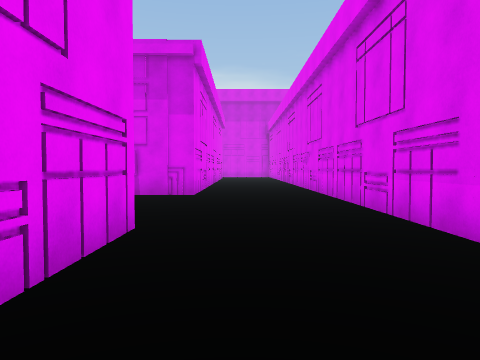
View 1 (above)

20 first-person views from a walk through a scene from a Unity 3-D project. The camera is 1.4 m above the floor, tilts 2° down and sees 70° across. The floor is counted in squares, 2 m on a side. Each view is taken from the middle of a square. On the plan, view 1 faces up. The plan holds only what a view shows up to about 11 squares ahead; the rest is blank. The place goes on beyond the plan. The player is left out.

View 2
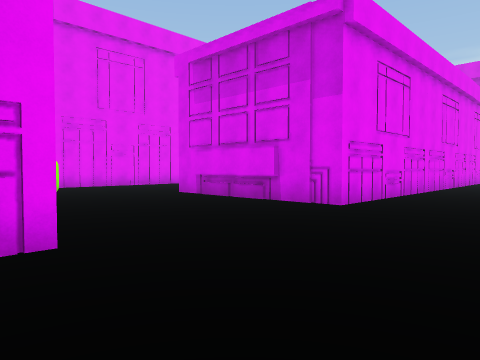

View 3
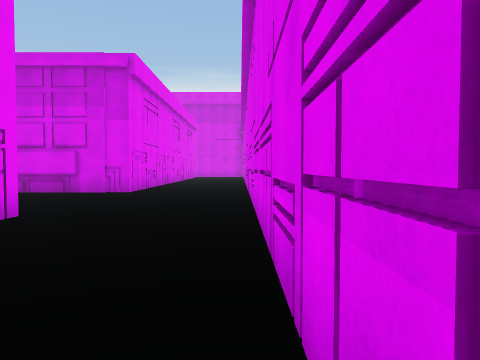

View 4
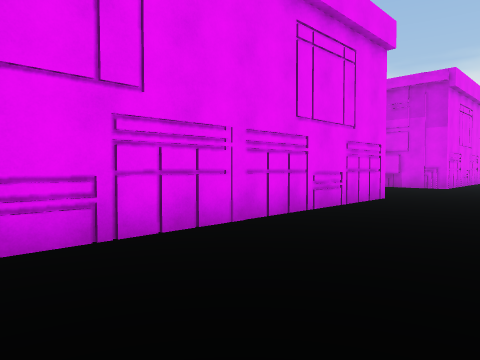

View 5
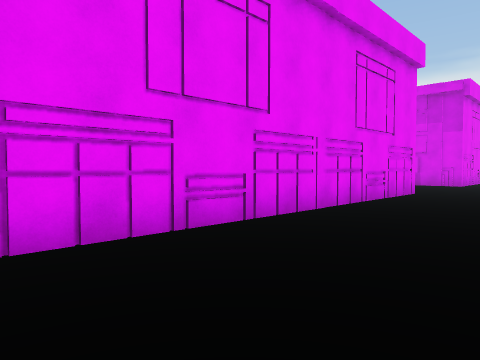

View 6
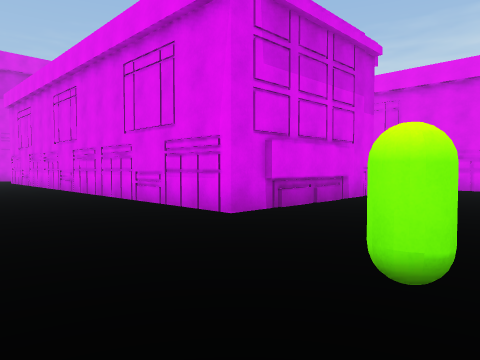

View 7
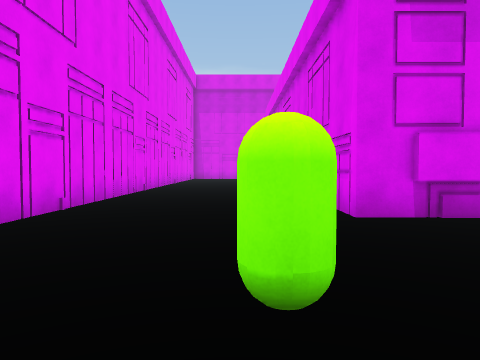

View 8
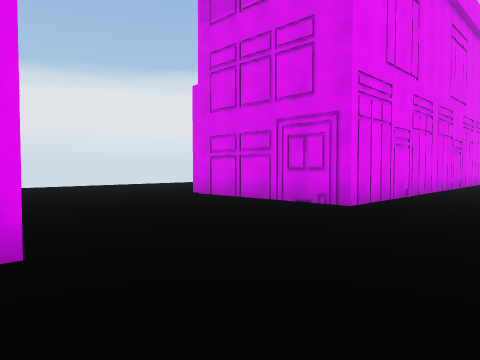

View 9
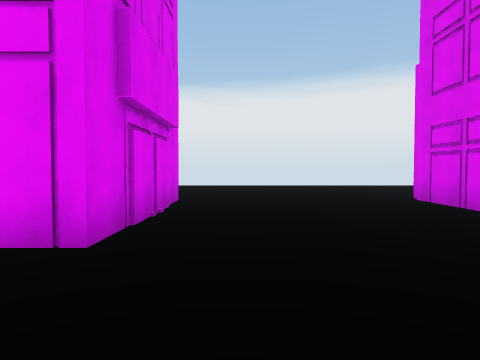

View 10
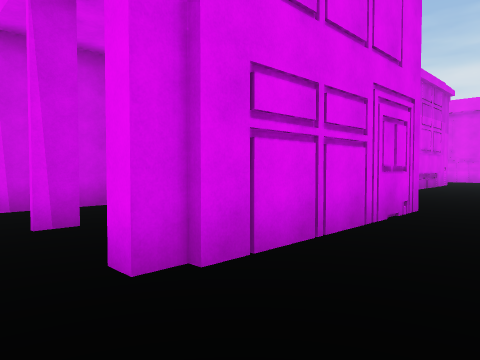

View 11
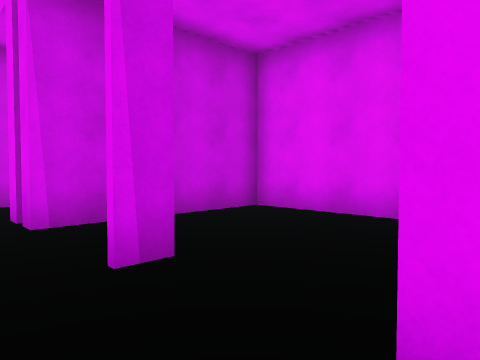

View 12
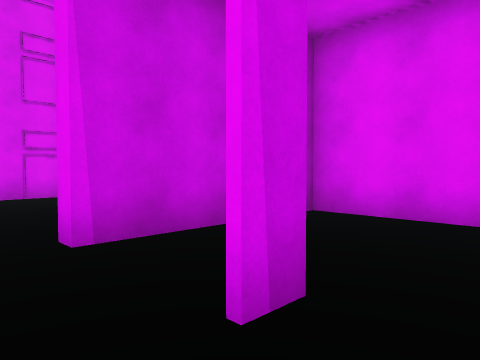

View 13
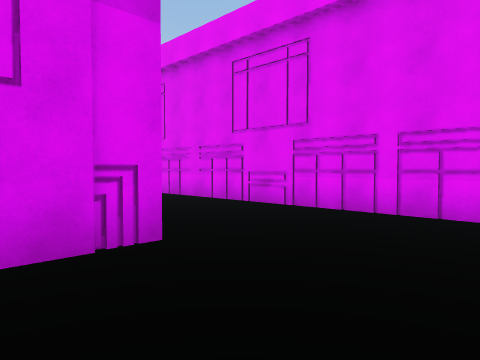

View 14
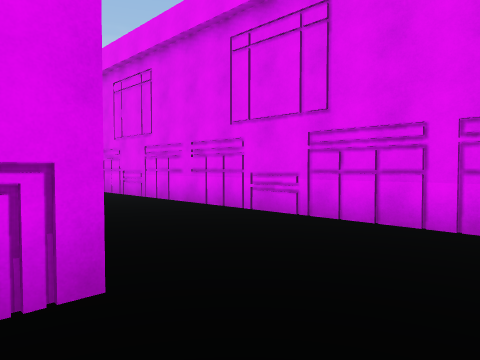

View 15
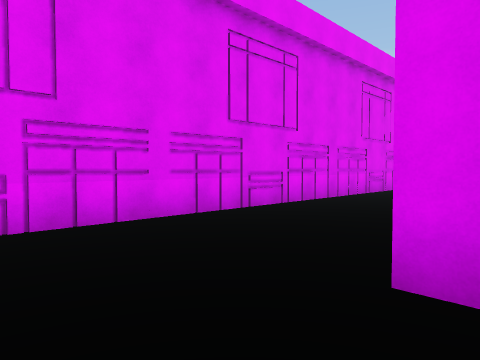

View 16
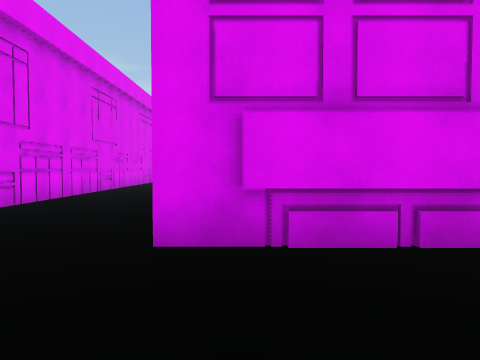

View 17
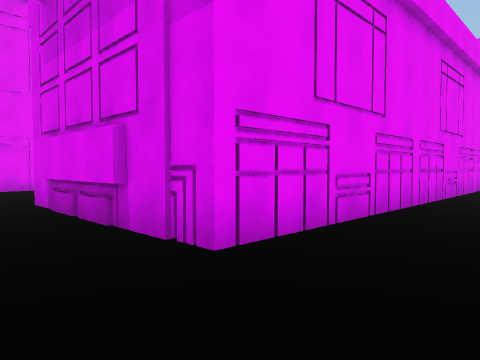

View 18
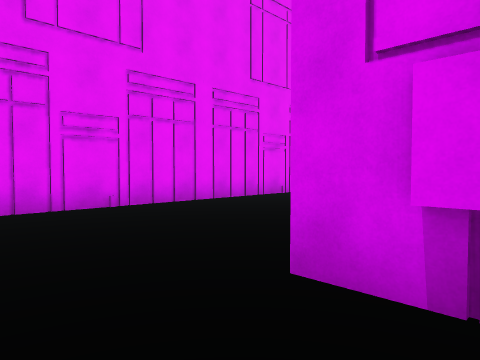

View 19
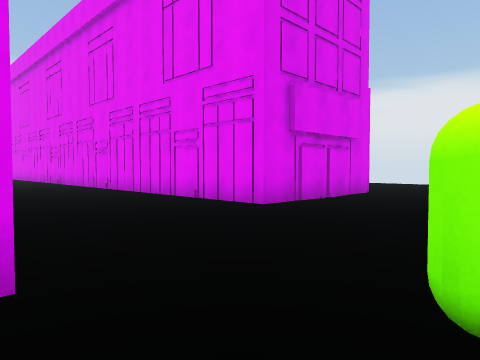

View 20
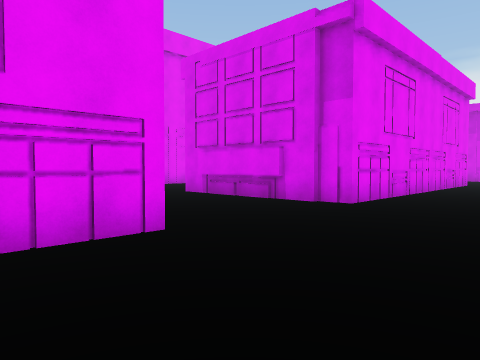

### Floor plan
Points are (right, up) in squares from view 1. A wall is a line through its corners. A room is listed if a view was taken in it or the views show most of it. See-through windows are left out.
Room 1 (views 1, 2, 3, 4, 5, 6, 7, 8, 9, 10, 13, 14, 15, 16, 17, 18, 19, 20)
walls: (-1.2, -9.8) (-1.2, -11.5); (-1.4, -10) (-1.4, -11.5); (-4.2, 4) (-1.2, 4) (-1.2, -5.9) (-6.5, -5.9); (2.3, -5.2) (2.3, 15.5); (-15.5, 1.7) (-11, 1.7) (-11, -4.5); (-11, 15.1) (-11, 6.9) (-16, 6.9); (-1.2, 15.5) (-1.2, 8.8) (-6.4, 8.8) (-6.4, 15.5)
ways out: opening at (-16.5, 7) to room 2
objects: green capsule (-8, 6)
Room 2 (view 11)
walls: (-15.4, 9.3) (-16, 9.3); (-16, 6.9) (-16, 7.5); (-12.1, 8.8) (-12.1, 11.4) (-16, 11.4)
ways out: opening at (-16.5, 7) to room 1
Room 3 (view 12)
walls: (-15.4, -0.9) (-16, -0.9); (-14, 1.2) (-16, 1.2) (-16, 1.6); (-12.1, -1.2) (-12.1, 1.2)

Positions as (right, up) in squares from view 1, and headings:
1: (0, 0), facing up
2: (2, 3), facing up-left
3: (2, -1), facing up
4: (2, -4), facing up-left
5: (2, -6), facing up-left
6: (-10, 5), facing up-right
7: (-8, 4), facing up
8: (-8, 1), facing up-left
9: (-8, 3), facing left
10: (-17, 5), facing up-right
11: (-17, 7), facing up-right
12: (-17, -2), facing up-right
13: (-3, 6), facing up-right
14: (-2, 7), facing up-right
15: (-2, 6), facing down-right
16: (-2, 7), facing down
17: (1, 7), facing up-left
18: (-5, 7), facing up-left
19: (-6, 6), facing down-left
20: (2, -12), facing up-left
